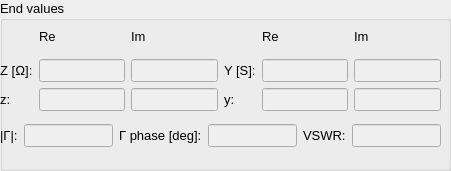
  <widget class="QGroupBox" name="gbStart_2">
   <property name="geometry">
    <rect>
     <x>10</x>
     <y>500</y>
     <width>451</width>
     <height>171</height>
    </rect>
   </property>
   <property name="font">
    <font>
     <pointsize>10</pointsize>
    </font>
   </property>
   <property name="title">
    <string>End values</string>
   </property>
   <widget class="QWidget" name="gridLayoutWidget_8">
    <property name="geometry">
     <rect>
      <x>0</x>
      <y>20</y>
      <width>441</width>
      <height>91</height>
     </rect>
    </property>
    <property name="font">
     <font>
      <pointsize>10</pointsize>
     </font>
    </property>
    <layout class="QGridLayout" name="gridLayout_8">
     <item row="1" column="3">
      <widget class="QLabel" name="lblY_5">
       <property name="font">
        <font>
         <pointsize>10</pointsize>
        </font>
       </property>
       <property name="text">
        <string>Y [S]:</string>
       </property>
      </widget>
     </item>
     <item row="0" column="1">
      <widget class="QLabel" name="label_21">
       <property name="font">
        <font>
         <pointsize>10</pointsize>
        </font>
       </property>
       <property name="text">
        <string>Re</string>
       </property>
      </widget>
     </item>
     <item row="2" column="0">
      <widget class="QLabel" name="lblZnorm_5">
       <property name="font">
        <font>
         <pointsize>10</pointsize>
        </font>
       </property>
       <property name="text">
        <string>z:</string>
       </property>
      </widget>
     </item>
     <item row="1" column="1">
      <widget class="QLineEdit" name="leZReT">
       <property name="enabled">
        <bool>false</bool>
       </property>
       <property name="font">
        <font>
         <family>MS Shell Dlg 2</family>
         <pointsize>10</pointsize>
         <weight>75</weight>
         <italic>false</italic>
         <bold>true</bold>
        </font>
       </property>
       <property name="styleSheet">
        <string notr="true">color: rgb(85, 0, 255);
</string>
       </property>
       <property name="text">
        <string/>
       </property>
       <property name="alignment">
        <set>Qt::AlignRight|Qt::AlignTrailing|Qt::AlignVCenter</set>
       </property>
      </widget>
     </item>
     <item row="1" column="2">
      <widget class="QLineEdit" name="leZImT">
       <property name="enabled">
        <bool>false</bool>
       </property>
       <property name="font">
        <font>
         <family>MS Shell Dlg 2</family>
         <pointsize>10</pointsize>
         <weight>75</weight>
         <italic>false</italic>
         <bold>true</bold>
        </font>
       </property>
       <property name="styleSheet">
        <string notr="true">color: rgb(85, 0, 255);
</string>
       </property>
       <property name="text">
        <string/>
       </property>
       <property name="alignment">
        <set>Qt::AlignRight|Qt::AlignTrailing|Qt::AlignVCenter</set>
       </property>
      </widget>
     </item>
     <item row="2" column="2">
      <widget class="QLineEdit" name="leZnormImT">
       <property name="enabled">
        <bool>false</bool>
       </property>
       <property name="font">
        <font>
         <family>MS Shell Dlg 2</family>
         <pointsize>10</pointsize>
         <weight>50</weight>
         <italic>false</italic>
         <bold>false</bold>
        </font>
       </property>
       <property name="styleSheet">
        <string notr="true">font: 10pt &quot;MS Shell Dlg 2&quot;;</string>
       </property>
       <property name="text">
        <string/>
       </property>
       <property name="alignment">
        <set>Qt::AlignRight|Qt::AlignTrailing|Qt::AlignVCenter</set>
       </property>
      </widget>
     </item>
     <item row="1" column="4">
      <widget class="QLineEdit" name="leYReT">
       <property name="enabled">
        <bool>false</bool>
       </property>
       <property name="font">
        <font>
         <family>MS Shell Dlg 2</family>
         <pointsize>10</pointsize>
         <weight>50</weight>
         <italic>false</italic>
         <bold>false</bold>
        </font>
       </property>
       <property name="styleSheet">
        <string notr="true">font: 10pt &quot;MS Shell Dlg 2&quot;;</string>
       </property>
       <property name="text">
        <string/>
       </property>
       <property name="alignment">
        <set>Qt::AlignRight|Qt::AlignTrailing|Qt::AlignVCenter</set>
       </property>
      </widget>
     </item>
     <item row="2" column="1">
      <widget class="QLineEdit" name="leZnormReT">
       <property name="enabled">
        <bool>false</bool>
       </property>
       <property name="font">
        <font>
         <family>MS Shell Dlg 2</family>
         <pointsize>10</pointsize>
         <weight>50</weight>
         <italic>false</italic>
         <bold>false</bold>
        </font>
       </property>
       <property name="styleSheet">
        <string notr="true">font: 10pt &quot;MS Shell Dlg 2&quot;;</string>
       </property>
       <property name="text">
        <string/>
       </property>
       <property name="alignment">
        <set>Qt::AlignRight|Qt::AlignTrailing|Qt::AlignVCenter</set>
       </property>
      </widget>
     </item>
     <item row="1" column="0">
      <widget class="QLabel" name="lblZ_5">
       <property name="font">
        <font>
         <pointsize>10</pointsize>
        </font>
       </property>
       <property name="text">
        <string>Z [Ω]:</string>
       </property>
      </widget>
     </item>
     <item row="0" column="2">
      <widget class="QLabel" name="label_22">
       <property name="font">
        <font>
         <pointsize>10</pointsize>
        </font>
       </property>
       <property name="text">
        <string>Im</string>
       </property>
      </widget>
     </item>
     <item row="1" column="5">
      <widget class="QLineEdit" name="leYImT">
       <property name="enabled">
        <bool>false</bool>
       </property>
       <property name="font">
        <font>
         <family>MS Shell Dlg 2</family>
         <pointsize>10</pointsize>
         <weight>50</weight>
         <italic>false</italic>
         <bold>false</bold>
        </font>
       </property>
       <property name="styleSheet">
        <string notr="true">font: 10pt &quot;MS Shell Dlg 2&quot;;</string>
       </property>
       <property name="text">
        <string/>
       </property>
       <property name="alignment">
        <set>Qt::AlignRight|Qt::AlignTrailing|Qt::AlignVCenter</set>
       </property>
      </widget>
     </item>
     <item row="2" column="3">
      <widget class="QLabel" name="lblYnorm_5">
       <property name="font">
        <font>
         <pointsize>10</pointsize>
        </font>
       </property>
       <property name="text">
        <string>y:</string>
       </property>
      </widget>
     </item>
     <item row="2" column="4">
      <widget class="QLineEdit" name="leYnormReT">
       <property name="enabled">
        <bool>false</bool>
       </property>
       <property name="font">
        <font>
         <family>MS Shell Dlg 2</family>
         <pointsize>10</pointsize>
         <weight>50</weight>
         <italic>false</italic>
         <bold>false</bold>
        </font>
       </property>
       <property name="styleSheet">
        <string notr="true">font: 10pt &quot;MS Shell Dlg 2&quot;;</string>
       </property>
       <property name="text">
        <string/>
       </property>
       <property name="alignment">
        <set>Qt::AlignRight|Qt::AlignTrailing|Qt::AlignVCenter</set>
       </property>
      </widget>
     </item>
     <item row="2" column="5">
      <widget class="QLineEdit" name="leYnormImT">
       <property name="enabled">
        <bool>false</bool>
       </property>
       <property name="font">
        <font>
         <family>MS Shell Dlg 2</family>
         <pointsize>10</pointsize>
         <weight>50</weight>
         <italic>false</italic>
         <bold>false</bold>
        </font>
       </property>
       <property name="styleSheet">
        <string notr="true">font: 10pt &quot;MS Shell Dlg 2&quot;;</string>
       </property>
       <property name="text">
        <string/>
       </property>
       <property name="alignment">
        <set>Qt::AlignRight|Qt::AlignTrailing|Qt::AlignVCenter</set>
       </property>
      </widget>
     </item>
     <item row="0" column="4">
      <widget class="QLabel" name="label_23">
       <property name="font">
        <font>
         <pointsize>10</pointsize>
        </font>
       </property>
       <property name="text">
        <string>Re</string>
       </property>
      </widget>
     </item>
     <item row="0" column="5">
      <widget class="QLabel" name="label_24">
       <property name="font">
        <font>
         <pointsize>10</pointsize>
        </font>
       </property>
       <property name="text">
        <string>Im</string>
       </property>
      </widget>
     </item>
    </layout>
   </widget>
   <widget class="QWidget" name="horizontalLayoutWidget_9">
    <property name="geometry">
     <rect>
      <x>0</x>
      <y>110</y>
      <width>441</width>
      <height>51</height>
     </rect>
    </property>
    <property name="font">
     <font>
      <pointsize>10</pointsize>
     </font>
    </property>
    <layout class="QHBoxLayout" name="horizontalLayout_9">
     <item>
      <widget class="QLabel" name="lblGammaAbs_4">
       <property name="font">
        <font>
         <pointsize>10</pointsize>
        </font>
       </property>
       <property name="text">
        <string>|Γ|:</string>
       </property>
      </widget>
     </item>
     <item>
      <widget class="QLineEdit" name="leGammaAbsT">
       <property name="enabled">
        <bool>false</bool>
       </property>
       <property name="font">
        <font>
         <family>MS Shell Dlg 2</family>
         <pointsize>10</pointsize>
         <weight>50</weight>
         <italic>false</italic>
         <bold>false</bold>
        </font>
       </property>
       <property name="styleSheet">
        <string notr="true">font: 10pt &quot;MS Shell Dlg 2&quot;;</string>
       </property>
      </widget>
     </item>
     <item>
      <widget class="QLabel" name="lblGammaAngle_4">
       <property name="font">
        <font>
         <pointsize>10</pointsize>
        </font>
       </property>
       <property name="text">
        <string>Γ phase [deg]:</string>
       </property>
      </widget>
     </item>
     <item>
      <widget class="QLineEdit" name="leGammaAngleT">
       <property name="enabled">
        <bool>false</bool>
       </property>
       <property name="font">
        <font>
         <family>MS Shell Dlg 2</family>
         <pointsize>10</pointsize>
         <weight>50</weight>
         <italic>false</italic>
         <bold>false</bold>
        </font>
       </property>
       <property name="styleSheet">
        <string notr="true">font: 10pt &quot;MS Shell Dlg 2&quot;;</string>
       </property>
      </widget>
     </item>
     <item>
      <widget class="QLabel" name="lblVSWR_4">
       <property name="font">
        <font>
         <pointsize>10</pointsize>
        </font>
       </property>
       <property name="text">
        <string>VSWR:</string>
       </property>
      </widget>
     </item>
     <item>
      <widget class="QLineEdit" name="leVSWRT">
       <property name="enabled">
        <bool>false</bool>
       </property>
       <property name="font">
        <font>
         <family>MS Shell Dlg 2</family>
         <pointsize>10</pointsize>
         <weight>75</weight>
         <italic>false</italic>
         <bold>true</bold>
        </font>
       </property>
       <property name="styleSheet">
        <string notr="true">color: rgb(85, 0, 255);
</string>
       </property>
      </widget>
     </item>
    </layout>
   </widget>
  </widget>
